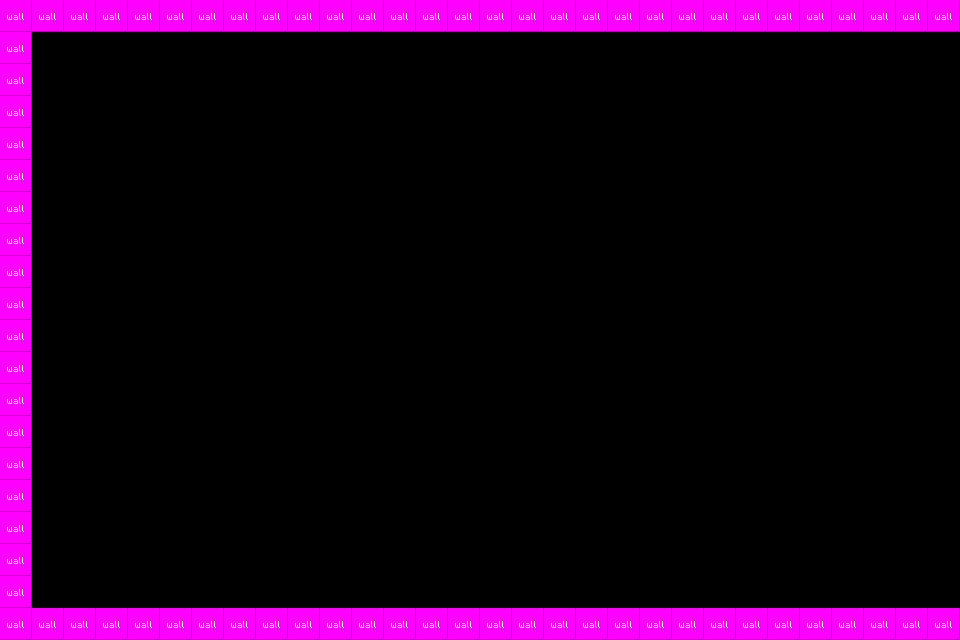

A 2D game scene composited from a Tiled map and its tileset images. What follows is a short description and the map's XML, with each tile layer's data collapsed to a summary:
An orthogonal 30x20 tile map with 32x32 px tiles, 2 tile layers (Ground, Collision) and 1 object.

<map version="1.0" orientation="orthogonal" width="30" height="20" tilewidth="32" tileheight="32">
 <tileset firstgid="1" name="gametiles" tilewidth="32" tileheight="32">
  <image source="gametiles.png" width="128" height="128" />
 </tileset>
 <layer name="Ground" width="30" height="20">
  <data>[600 cells, 600 non-empty, 2 distinct tile ids]</data>
 </layer>
 <objectgroup name="Objects" width="30" height="20">
  <object gid="3" x="128" y="384">
   <properties>
    <property name="classname" value="info_player_spawn" />
   </properties>
  </object>
 </objectgroup>
 <layer name="Collision" width="30" height="20">
  <data>[600 cells, 78 non-empty, 1 distinct tile ids]</data>
 </layer>
</map>